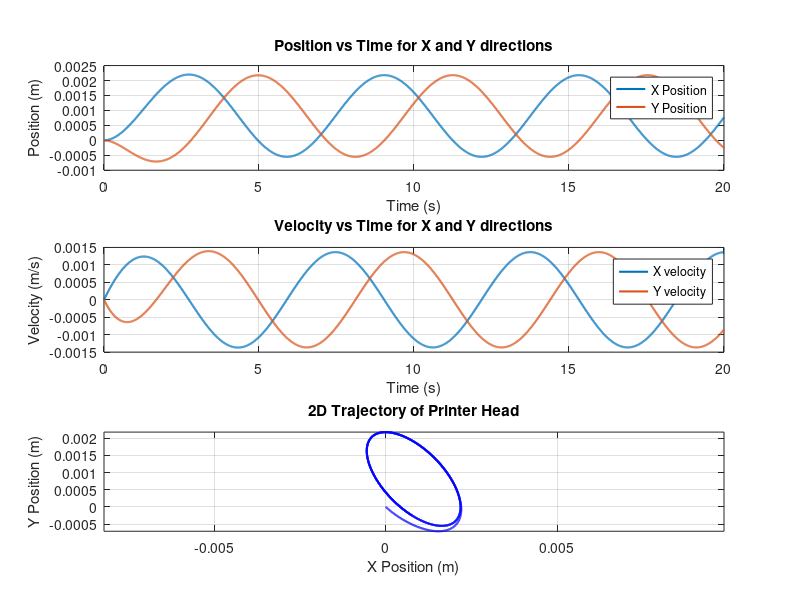

Write the MATLAB code that produced this figure.
%% Authors 
% Sourish, Daniel

clc;
clear all;

%% Variables 

%printer head
m_p = 0.5; % mass printer head
%J_left = 0; % left motor disk inertia
%J_right = J_left; % right motor disk inertia
r = 0.01; % radius of motor disk

J = 2e-5; % assuming both motor disks to have same inertia
M_eff = m_p + (2/r^2)*J;
b_x = 1; %linear bearing friction x-direction
b_y = 1; %linear bearing friction y-direction
K_m = 0.05; %transducer electrical-mechanical

% motor circuit
R_m = 2000; % resistance
L_m = 0.005; % Inductance



%% state space 

A = [[0 0 1 0 0 0]
    [0 0 0 1 0 0]
    [0 0 -(b_x/M_eff) 0 K_m/(M_eff*r) K_m/(M_eff*r)]
    [0 0 0 -(b_y/M_eff) K_m/(M_eff*r) -K_m/(M_eff*r)]
    [0 0 -K_m/(r*L_m) -K_m/(r*L_m) -R_m/L_m 0]
    [0 0 -K_m/(r*L_m) K_m/(r*L_m) 0 -R_m/L_m]];

B = [[0 0]
    [0 0]
    [0 0]
    [0 0]
    [1/L_m 0]
    [0 1/L_m]];

C = eye(6);
D = zeros(6,2);

sys = ss(A, B, C, D);

t = 0:0.01:20; % time bounds

%% Input vectors
% Input for only x direction motion
u = [5*ones(size(t)); 5*ones(size(t))]'; 

% Input for only y direction motion
%u = [5*ones(size(t)); -5*ones(size(t))]'; 

u = zeros(length(t), 2);

% input as function of time
u1 = ((1/3)*sin(t))';
u2 = ((2/3)*cos(t))';

% final inputs
u = [u1, u2];


%% Simulating


[y, t_out, x] = lsim(sys, u', t);

%% Plotting Results
figure('Name', 'Printer Head Simulation', 'Position', [100, 100, 900, 600]);

% Subplot 1: Positions v/s time
subplot(3,1,1);
plot(t_out, y(:,1), 'LineWidth', 1.5, 'DisplayName', 'X Position');
hold on;
plot(t_out, y(:,2), 'LineWidth', 1.5, 'DisplayName', 'Y Position');
grid on;
xlabel('Time (s)');
ylabel('Position (m)');
title('Position vs Time for X and Y directions');
legend('Location', 'best');

%Subplot 2: Velocity v/s Time
subplot(3,1,2);
plot(t_out, y(:,3), 'LineWidth', 1.5, 'DisplayName', 'X velocity');
hold on;
plot(t_out, y(:,4), 'LineWidth', 1.5, 'DisplayName', 'Y velocity');
grid on;
xlabel('Time (s)');
ylabel('Velocity (m/s)');
title('Velocity vs Time for X and Y directions');
legend('Location', 'best');

% Subplot 3: 2D Trajectory (X vs Y)
subplot(3,1,3);
plot(y(:,1), y(:,2), 'Color', 'b', 'LineWidth', 1.5);
grid on;
xlabel('X Position (m)');
ylabel('Y Position (m)');
title('2D Trajectory of Printer Head');
axis equal;
